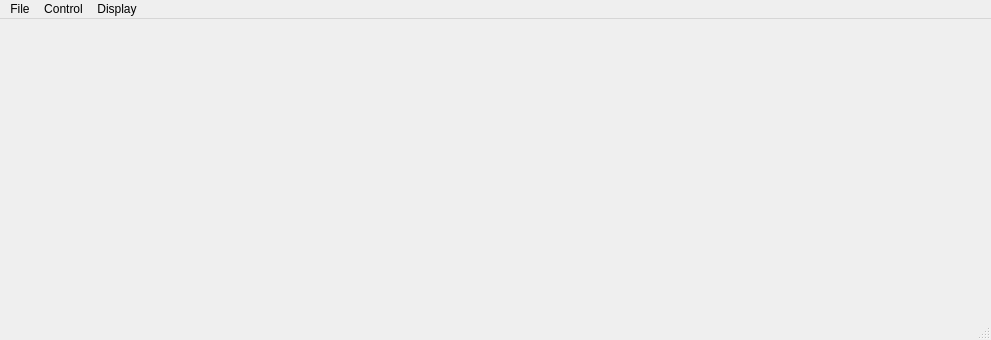
<?xml version="1.0" encoding="UTF-8"?>
<ui version="4.0">
 <class>GraphicStripTestWindow</class>
 <widget class="QMainWindow" name="GraphicStripTestWindow">
  <property name="geometry">
   <rect>
    <x>0</x>
    <y>0</y>
    <width>991</width>
    <height>340</height>
   </rect>
  </property>
  <property name="windowTitle">
   <string>GraphicStripTest</string>
  </property>
  <widget class="QWidget" name="centralwidget">
   <layout class="QHBoxLayout" name="horizontalLayout">
    <property name="leftMargin">
     <number>0</number>
    </property>
    <property name="topMargin">
     <number>0</number>
    </property>
    <property name="rightMargin">
     <number>0</number>
    </property>
    <property name="bottomMargin">
     <number>0</number>
    </property>
    <item>
     <layout class="QVBoxLayout" name="verticalLayout_3" stretch="0">
      <property name="leftMargin">
       <number>5</number>
      </property>
      <property name="rightMargin">
       <number>5</number>
      </property>
      <item>
       <widget class="PhGraphicStripView" name="stripView" native="true"/>
      </item>
     </layout>
    </item>
   </layout>
  </widget>
  <widget class="QMenuBar" name="menubar">
   <property name="geometry">
    <rect>
     <x>0</x>
     <y>0</y>
     <width>991</width>
     <height>22</height>
    </rect>
   </property>
   <widget class="QMenu" name="menuFile">
    <property name="title">
     <string>File</string>
    </property>
    <widget class="QMenu" name="menuOpen_recent">
     <property name="title">
      <string>Open recent</string>
     </property>
     <addaction name="actionEmpty"/>
    </widget>
    <addaction name="actionOpen"/>
    <addaction name="menuOpen_recent"/>
    <addaction name="actionGenerate"/>
    <addaction name="actionStrip_Properties"/>
   </widget>
   <widget class="QMenu" name="menuControl">
    <property name="title">
     <string>Control</string>
    </property>
    <widget class="QMenu" name="menuVarial_Speed">
     <property name="title">
      <string>Varial Speed</string>
     </property>
     <addaction name="action_3"/>
     <addaction name="action_1"/>
     <addaction name="action_0_5"/>
     <addaction name="action0"/>
     <addaction name="action0_5"/>
     <addaction name="action1"/>
     <addaction name="action3"/>
    </widget>
    <widget class="QMenu" name="menuGo">
     <property name="title">
      <string>Go</string>
     </property>
     <addaction name="actionGo_to"/>
     <addaction name="actionPrevious_Element"/>
     <addaction name="actionNext_Element"/>
    </widget>
    <addaction name="actionPlay_pause"/>
    <addaction name="actionPlay_backward"/>
    <addaction name="actionStep_forward"/>
    <addaction name="actionStep_backward"/>
    <addaction name="actionStep_time_forward"/>
    <addaction name="actionStep_time_backward"/>
    <addaction name="menuVarial_Speed"/>
    <addaction name="menuGo"/>
   </widget>
   <widget class="QMenu" name="menuDisplay">
    <property name="title">
     <string>Display</string>
    </property>
    <addaction name="actionInvert_colors"/>
    <addaction name="actionChange_font"/>
    <addaction name="actionFull_screen"/>
    <addaction name="separator"/>
    <addaction name="actionRuler"/>
    <addaction name="actionChange_ruler_timestamp"/>
   </widget>
   <addaction name="menuFile"/>
   <addaction name="menuControl"/>
   <addaction name="menuDisplay"/>
  </widget>
  <widget class="QStatusBar" name="statusbar"/>
  <action name="actionOpen">
   <property name="text">
    <string>Open...</string>
   </property>
   <property name="shortcut">
    <string>Ctrl+O</string>
   </property>
  </action>
  <action name="actionPlay_pause">
   <property name="text">
    <string>Play/pause</string>
   </property>
   <property name="shortcut">
    <string>Up</string>
   </property>
  </action>
  <action name="actionPlay_backward">
   <property name="text">
    <string>Play backward</string>
   </property>
   <property name="shortcut">
    <string>Down</string>
   </property>
  </action>
  <action name="actionStep_forward">
   <property name="text">
    <string>Step forward</string>
   </property>
   <property name="shortcut">
    <string>Right</string>
   </property>
  </action>
  <action name="actionStep_backward">
   <property name="text">
    <string>Step backward</string>
   </property>
   <property name="shortcut">
    <string>Left</string>
   </property>
  </action>
  <action name="actionStep_time_forward">
   <property name="text">
    <string>Step time forward</string>
   </property>
   <property name="shortcut">
    <string>Alt+Right</string>
   </property>
  </action>
  <action name="actionStep_time_backward">
   <property name="text">
    <string>Step time backward</string>
   </property>
   <property name="shortcut">
    <string>Alt+Left</string>
   </property>
  </action>
  <action name="action_3">
   <property name="text">
    <string>-3</string>
   </property>
  </action>
  <action name="action_1">
   <property name="text">
    <string>-1</string>
   </property>
  </action>
  <action name="action_0_5">
   <property name="text">
    <string>-0.5</string>
   </property>
  </action>
  <action name="action0">
   <property name="text">
    <string>0</string>
   </property>
  </action>
  <action name="action0_5">
   <property name="text">
    <string>0.5</string>
   </property>
  </action>
  <action name="action1">
   <property name="text">
    <string>1</string>
   </property>
  </action>
  <action name="action3">
   <property name="text">
    <string>3</string>
   </property>
  </action>
  <action name="actionGo_to">
   <property name="text">
    <string>Go to</string>
   </property>
   <property name="shortcut">
    <string>Ctrl+G</string>
   </property>
  </action>
  <action name="actionChange_font">
   <property name="checkable">
    <bool>true</bool>
   </property>
   <property name="text">
    <string>Change font...</string>
   </property>
  </action>
  <action name="actionPrevious_Element">
   <property name="text">
    <string>Previous Element</string>
   </property>
   <property name="shortcut">
    <string>Ctrl+Left</string>
   </property>
  </action>
  <action name="actionNext_Element">
   <property name="text">
    <string>Next Element</string>
   </property>
   <property name="shortcut">
    <string>Ctrl+Right</string>
   </property>
  </action>
  <action name="actionStrip_Properties">
   <property name="text">
    <string>Properties...</string>
   </property>
  </action>
  <action name="actionGenerate">
   <property name="text">
    <string>Generate...</string>
   </property>
   <property name="shortcut">
    <string>Ctrl+J</string>
   </property>
  </action>
  <action name="actionPreferences">
   <property name="text">
    <string>Preferences...</string>
   </property>
  </action>
  <action name="actionEmpty">
   <property name="enabled">
    <bool>false</bool>
   </property>
   <property name="text">
    <string>Empty</string>
   </property>
  </action>
  <action name="actionFull_screen">
   <property name="text">
    <string>Full screen</string>
   </property>
  </action>
  <action name="actionInvert_colors">
   <property name="checkable">
    <bool>true</bool>
   </property>
   <property name="text">
    <string>Invert colors</string>
   </property>
  </action>
  <action name="actionRuler">
   <property name="checkable">
    <bool>true</bool>
   </property>
   <property name="text">
    <string>Ruler</string>
   </property>
  </action>
  <action name="actionChange_ruler_timestamp">
   <property name="text">
    <string>Change ruler timestamp...</string>
   </property>
  </action>
 </widget>
 <customwidgets>
  <customwidget>
   <class>PhGraphicStripView</class>
   <extends>QWidget</extends>
   <header>PhGraphicStrip/PhGraphicStripView.h</header>
   <container>1</container>
  </customwidget>
 </customwidgets>
 <resources/>
 <connections/>
</ui>
